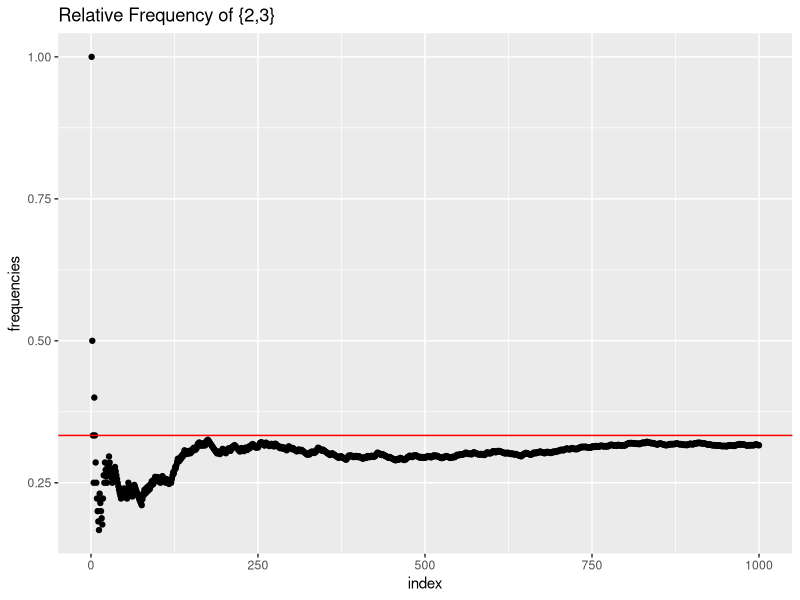
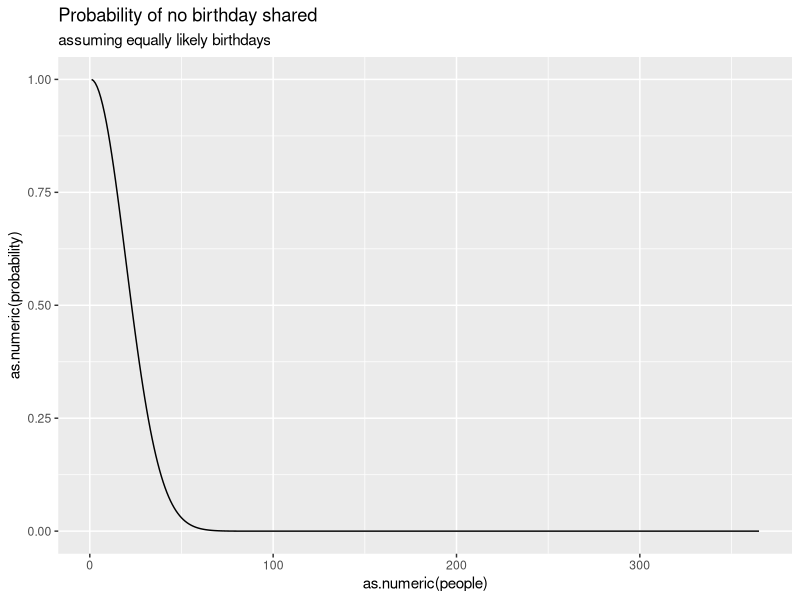

Write R code to recreate these figures, in order.
## ---- chunk 1
options(htmltools.dir.version = FALSE)
## ---- chunk 2
library(tidyverse)
E <- c(2,3) #set up the event
n <- 1000 #sample
rolldie <- function(n){
  sample(1:6,n, rep = T)
}
result1 <- rolldie(n) 
sum(result1 %in% E) #This will give you the number of times E occurred
table(result1)# see a table of the results. These shouldn't vary too much
## ---- chunk 3
freqapp <- cumsum(result1 %in% E)/1:n #dividing the results elementwise 
freqdata <- tibble(frequencies = freqapp, index = 1:1000) #make a tibble
## using ggplot to map out the relative frequencies
freqdata %>% 
  ggplot(aes(index,frequencies)) +
  geom_point()+
  geom_hline(yintercept = 1/3, color = "red")+
  labs(title = "Relative Frequency of {2,3}")
## ---- chunk 4
n <- 52
result2 <- 3*4 #amount of cards in a standard deck that are a 2,3, or 7
result2/n #or 12/52 to be more exact
## ---- chunk 5
C <-  c(1:5)
D <- seq(from = 1, to = 100, by = 2)
union(C,D) # Union
intersect(C,D) #Intersection
## ---- chunk 6
#likewise if we do the second step
C2 <-  0
D2 <- seq(from = 1, to = 100, by = 2)
union(C2,D2)
intersect(C2,D2) #this will return an empty value because it is an empty set
## ---- chunk 7
phys <- 2
obs <- 3
clinics <- 3
clinics*phys*obs ## this will give you the total number of possble outcomes
## ---- chunk 8
# Lets think for a second.
# At first, we might be tempted to do 4*3 to get the license plates
# However, this is not the right approach because each letter and number has
# a certain number of outcomes. So L1 = 26(a-z) total outcomes while N1 = 10 #(0-9). With this in mind, we'd do the following
26*26*26*10*10*10*10
## ---- chunk 9
26*25*24*10*9*8*7
## ---- chunk 10
(364/365)^76 ##probability that no student has the same birthday as instructor
## ---- chunk 11
prod(290:365)/365^76 # the manual way
1 - pbirthday(76) #using the built in R function
## ---- chunk 12
vec <- list()
for (i in 1:365) {
  vec[i] <- 1- pbirthday(i)
  }
tibz<- tibble(probability = vec, people = 1:365)
ggplot(tibz, aes(as.numeric(people),as.numeric(probability)))+
  geom_line()+
  labs(title = "Probability of no birthday shared",
       subtitle = "assuming equally likely birthdays")
## ---- chunk 13
prod(366:(366-1+1))
## ---- chunk 14
(choose(4,3)*choose(4,2))/choose(52,5)
## ---- chunk 15
n<- 6*6 #number of total outcomes 
2/n
#if given first number is 1
1/n
## ---- chunk 16
(6/10)*(4/9)+ (4/10) * (3/9)
## ---- chunk 17
(4/52)*(4/51)*(4/50)
## ---- chunk 18
PA_1 <- .001 #population that has the disease
PA_2 <- .999 #population that does not have the disease
##B indicates a positive test result
PBA_2 <- .02 #Positive result given does not have disease
PBA_1 <- .99 #positive result given individual has disease

## Bayes approach 
(PA_1*PBA_1)/((PA_1*PBA_1)+(PA_2*PBA_2))
## ---- chunk 19
A1 <- .5
A2 <- .3
A3 <- .2
PDA1 <- .08
PDA2 <- .04
PDA3 <- .02
PD <- sum((PDA1*A1),(PDA2*A2),(PDA3*A3))
(A1 * PDA1)/PD
## ---- chunk 20
lpizza <- .75
npizza <- 1-lpizza
#Probability that first likes pizza while second does not is
lpizza*(npizza)
